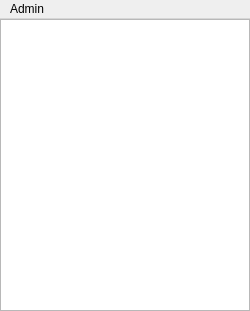
<?xml version="1.0" encoding="UTF-8"?>
<ui version="4.0">
 <class>MainWindow</class>
 <widget class="QMainWindow" name="MainWindow">
  <property name="geometry">
   <rect>
    <x>0</x>
    <y>0</y>
    <width>250</width>
    <height>311</height>
   </rect>
  </property>
  <property name="windowTitle">
   <string>Delta3</string>
  </property>
  <widget class="QWidget" name="centralWidget">
   <layout class="QHBoxLayout" name="horizontalLayout">
    <property name="spacing">
     <number>0</number>
    </property>
    <property name="margin">
     <number>0</number>
    </property>
    <item>
     <widget class="QListWidget" name="listWidget"/>
    </item>
   </layout>
  </widget>
  <widget class="QMenuBar" name="menuBar">
   <property name="geometry">
    <rect>
     <x>0</x>
     <y>0</y>
     <width>250</width>
     <height>25</height>
    </rect>
   </property>
   <widget class="QMenu" name="menuAdmin">
    <property name="title">
     <string>Admin</string>
    </property>
    <addaction name="actionConnect"/>
   </widget>
   <addaction name="menuAdmin"/>
  </widget>
  <action name="actionConnect">
   <property name="text">
    <string>Connect</string>
   </property>
  </action>
 </widget>
 <layoutdefault spacing="6" margin="11"/>
 <resources/>
 <connections/>
</ui>
